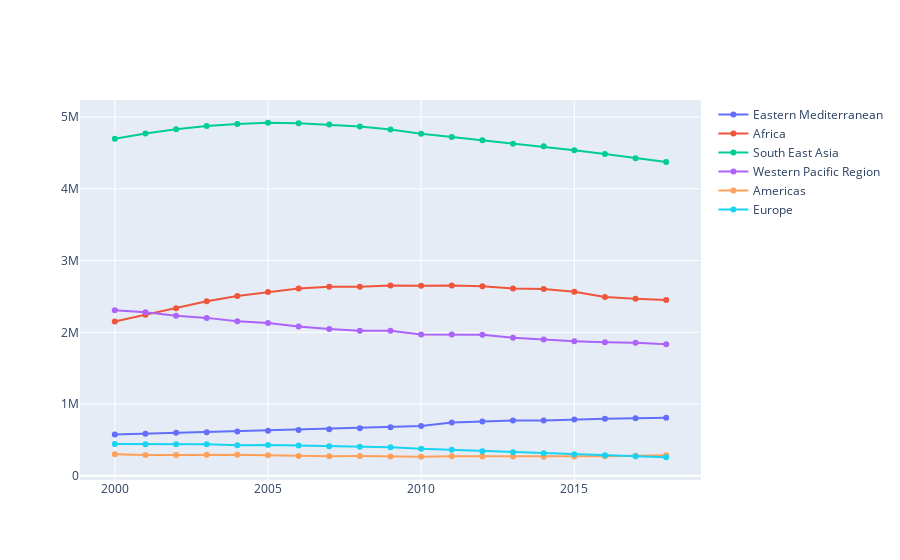

Notebook code for this chart:
### Markdown cell above
# Question 2:  How has TB incidence varied by region?

### Code cell
#Calculate the number of incident cases by region for reach year
def regions_by_year(tb_data_region_type):
    TB_data_region = TB_data[TB_data["g_whoregion"] == tb_data_region_type]
    e_inc_num = []
    for x in list_of_years:
        def data_by_year(x):
            TB_data_region_year = TB_data_region[TB_data_region["year"]==x]
            return TB_data_region_year["e_inc_num"].sum()
        e_inc_num.append(data_by_year(x))
    return e_inc_num

emr = regions_by_year('EMR')
afr = regions_by_year('AFR')
sea = regions_by_year('SEA')
wpr = regions_by_year('WPR')
amr = regions_by_year('AMR')
eur = regions_by_year('EUR')

#Create Plotly plot of incidence by region
import plotly.graph_objects as go
fig = go.Figure()
fig.add_trace(go.Scatter(x=list_of_years, y=emr, name="Eastern Mediterranean"))
fig.add_trace(go.Scatter(x=list_of_years, y=afr, name="Africa"))
fig.add_trace(go.Scatter(x=list_of_years, y=sea, name="South East Asia"))
fig.add_trace(go.Scatter(x=list_of_years, y=wpr, name="Western Pacific Region"))
fig.add_trace(go.Scatter(x=list_of_years, y=amr, name="Americas"))
fig.add_trace(go.Scatter(x=list_of_years, y=eur, name="Europe"))

### Figure 1 — Plotly figure (JSON) as saved in the notebook; plotly's stock layout.template omitted (floating-point values rounded to 4 significant figures)
{"data": [{"name": "Eastern Mediterranean", "type": "scatter", "x": [2000, 2001, 2002, 2003, 2004, 2005, 2006, 2007, 2008, 2009, 2010, 2011, 2012, 2013, 2014, 2015, 2016, 2017, 2018], "y": [576790, 588449, 599095, 609075, 617569, 627945, 639892, 651141, 664700, 678264, 694999, 745100, 758451, 770191, 770873, 786153, 794699, 801552, 809547]}, {"name": "Africa", "type": "scatter", "x": [2000, 2001, 2002, 2003, 2004, 2005, 2006, 2007, 2008, 2009, 2010, 2011, 2012, 2013, 2014, 2015, 2016, 2017, 2018], "y": [2151333, 2245332, 2334273, 2432592, 2507041, 2561106, 2612341, 2634000, 2635097, 2652637, 2647550, 2653114, 2641753, 2610878, 2603555, 2565889, 2492384, 2469298, 2451577]}, {"name": "South East Asia", "type": "scatter", "x": [2000, 2001, 2002, 2003, 2004, 2005, 2006, 2007, 2008, 2009, 2010, 2011, 2012, 2013, 2014, 2015, 2016, 2017, 2018], "y": [4696570, 4770470, 4831160, 4875170, 4903150, 4920450, 4913320, 4894560, 4866650, 4825930, 4767120, 4723110, 4678140, 4626240, 4591360, 4537390, 4483710, 4427470, 4373570]}, {"name": "Western Pacific Region", "type": "scatter", "x": [2000, 2001, 2002, 2003, 2004, 2005, 2006, 2007, 2008, 2009, 2010, 2011, 2012, 2013, 2014, 2015, 2016, 2017, 2018], "y": [2308040, 2280538, 2232708, 2201456, 2154156, 2129208, 2082188, 2046013, 2021541, 2021079, 1969930, 1968810, 1967637, 1923555, 1898790, 1876502, 1861956, 1854686, 1835502]}, {"name": "Americas", "type": "scatter", "x": [2000, 2001, 2002, 2003, 2004, 2005, 2006, 2007, 2008, 2009, 2010, 2011, 2012, 2013, 2014, 2015, 2016, 2017, 2018], "y": [301374, 289626, 290864, 293991, 294228, 286113, 278357, 274778, 276331, 269824, 267599, 271609, 270028, 268517, 267305, 269483, 274056, 280677, 288812]}, {"name": "Europe", "type": "scatter", "x": [2000, 2001, 2002, 2003, 2004, 2005, 2006, 2007, 2008, 2009, 2010, 2011, 2012, 2013, 2014, 2015, 2016, 2017, 2018], "y": [442479, 439090, 438818, 441607, 427461, 431192, 421576, 412660, 407160, 397250, 378170, 363705, 343312, 329678, 313691, 301051, 288326, 272733, 259337]}], "layout": {}}
